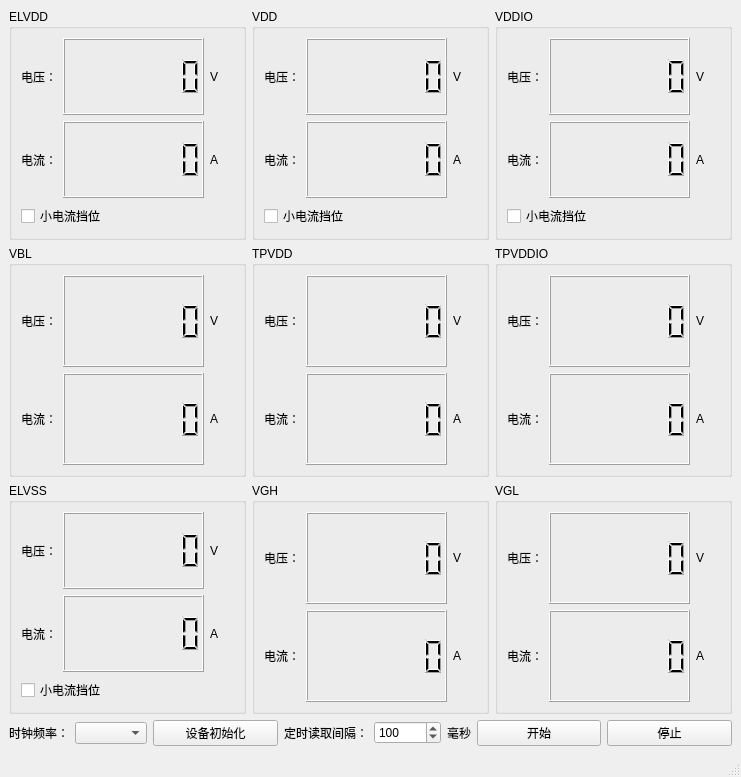
<?xml version="1.0" encoding="UTF-8"?>
<ui version="4.0">
 <class>ChildWindow</class>
 <widget class="QMainWindow" name="ChildWindow">
  <property name="geometry">
   <rect>
    <x>0</x>
    <y>0</y>
    <width>741</width>
    <height>777</height>
   </rect>
  </property>
  <property name="windowTitle">
   <string>九路电源检测</string>
  </property>
  <widget class="QWidget" name="centralwidget">
   <layout class="QGridLayout" name="gridLayout_13">
    <item row="2" column="0">
     <layout class="QHBoxLayout" name="horizontalLayout_31">
      <item>
       <widget class="QGroupBox" name="groupBox_4">
        <property name="title">
         <string>ELVSS</string>
        </property>
        <layout class="QGridLayout" name="gridLayout_4">
         <item row="0" column="0">
          <layout class="QHBoxLayout" name="horizontalLayout_11">
           <item>
            <widget class="QLabel" name="label_17">
             <property name="text">
              <string>电压：</string>
             </property>
            </widget>
           </item>
           <item>
            <widget class="QLCDNumber" name="lcdNumberVolt_ELVSS">
             <property name="sizePolicy">
              <sizepolicy hsizetype="Expanding" vsizetype="Minimum">
               <horstretch>0</horstretch>
               <verstretch>0</verstretch>
              </sizepolicy>
             </property>
             <property name="font">
              <font>
               <family>Arial Black</family>
               <pointsize>12</pointsize>
              </font>
             </property>
             <property name="digitCount">
              <number>7</number>
             </property>
            </widget>
           </item>
           <item>
            <widget class="QLabel" name="label_18">
             <property name="minimumSize">
              <size>
               <width>24</width>
               <height>0</height>
              </size>
             </property>
             <property name="text">
              <string>V</string>
             </property>
            </widget>
           </item>
          </layout>
         </item>
         <item row="1" column="0">
          <layout class="QHBoxLayout" name="horizontalLayout_12">
           <item>
            <widget class="QLabel" name="label_19">
             <property name="text">
              <string>电流：</string>
             </property>
            </widget>
           </item>
           <item>
            <widget class="QLCDNumber" name="lcdNumberCurrent_ELVSS">
             <property name="sizePolicy">
              <sizepolicy hsizetype="Expanding" vsizetype="Minimum">
               <horstretch>0</horstretch>
               <verstretch>0</verstretch>
              </sizepolicy>
             </property>
             <property name="font">
              <font>
               <family>Arial Black</family>
               <pointsize>12</pointsize>
              </font>
             </property>
             <property name="digitCount">
              <number>7</number>
             </property>
            </widget>
           </item>
           <item>
            <widget class="QLabel" name="label_20">
             <property name="minimumSize">
              <size>
               <width>24</width>
               <height>0</height>
              </size>
             </property>
             <property name="text">
              <string>A</string>
             </property>
            </widget>
           </item>
          </layout>
         </item>
         <item row="2" column="0">
          <widget class="QCheckBox" name="checkBoxEnable_ELVSS">
           <property name="text">
            <string>小电流挡位</string>
           </property>
          </widget>
         </item>
        </layout>
       </widget>
      </item>
      <item>
       <widget class="QGroupBox" name="groupBox_8">
        <property name="title">
         <string>VGH</string>
        </property>
        <layout class="QGridLayout" name="gridLayout_8">
         <item row="1" column="0">
          <layout class="QHBoxLayout" name="horizontalLayout_20">
           <item>
            <widget class="QLabel" name="label_35">
             <property name="text">
              <string>电流：</string>
             </property>
            </widget>
           </item>
           <item>
            <widget class="QLCDNumber" name="lcdNumberCurrent_VGH">
             <property name="sizePolicy">
              <sizepolicy hsizetype="Expanding" vsizetype="Minimum">
               <horstretch>0</horstretch>
               <verstretch>0</verstretch>
              </sizepolicy>
             </property>
             <property name="font">
              <font>
               <family>Arial Black</family>
               <pointsize>12</pointsize>
              </font>
             </property>
             <property name="digitCount">
              <number>7</number>
             </property>
            </widget>
           </item>
           <item>
            <widget class="QLabel" name="label_36">
             <property name="minimumSize">
              <size>
               <width>24</width>
               <height>0</height>
              </size>
             </property>
             <property name="text">
              <string>A</string>
             </property>
            </widget>
           </item>
          </layout>
         </item>
         <item row="0" column="0">
          <layout class="QHBoxLayout" name="horizontalLayout_19">
           <item>
            <widget class="QLabel" name="label_33">
             <property name="text">
              <string>电压：</string>
             </property>
            </widget>
           </item>
           <item>
            <widget class="QLCDNumber" name="lcdNumberVolt_VGH">
             <property name="sizePolicy">
              <sizepolicy hsizetype="Expanding" vsizetype="Minimum">
               <horstretch>0</horstretch>
               <verstretch>0</verstretch>
              </sizepolicy>
             </property>
             <property name="font">
              <font>
               <family>Arial Black</family>
               <pointsize>12</pointsize>
              </font>
             </property>
             <property name="digitCount">
              <number>7</number>
             </property>
            </widget>
           </item>
           <item>
            <widget class="QLabel" name="label_34">
             <property name="minimumSize">
              <size>
               <width>24</width>
               <height>0</height>
              </size>
             </property>
             <property name="text">
              <string>V</string>
             </property>
            </widget>
           </item>
          </layout>
         </item>
        </layout>
       </widget>
      </item>
      <item>
       <widget class="QGroupBox" name="groupBox_9">
        <property name="title">
         <string>VGL</string>
        </property>
        <layout class="QGridLayout" name="gridLayout_9">
         <item row="1" column="0">
          <layout class="QHBoxLayout" name="horizontalLayout_22">
           <item>
            <widget class="QLabel" name="label_39">
             <property name="text">
              <string>电流：</string>
             </property>
            </widget>
           </item>
           <item>
            <widget class="QLCDNumber" name="lcdNumberCurrent_VGL">
             <property name="sizePolicy">
              <sizepolicy hsizetype="Expanding" vsizetype="Minimum">
               <horstretch>0</horstretch>
               <verstretch>0</verstretch>
              </sizepolicy>
             </property>
             <property name="font">
              <font>
               <family>Arial Black</family>
               <pointsize>12</pointsize>
              </font>
             </property>
             <property name="digitCount">
              <number>7</number>
             </property>
            </widget>
           </item>
           <item>
            <widget class="QLabel" name="label_40">
             <property name="minimumSize">
              <size>
               <width>24</width>
               <height>0</height>
              </size>
             </property>
             <property name="text">
              <string>A</string>
             </property>
            </widget>
           </item>
          </layout>
         </item>
         <item row="0" column="0">
          <layout class="QHBoxLayout" name="horizontalLayout_21">
           <item>
            <widget class="QLabel" name="label_37">
             <property name="text">
              <string>电压：</string>
             </property>
            </widget>
           </item>
           <item>
            <widget class="QLCDNumber" name="lcdNumberVolt_VGL">
             <property name="sizePolicy">
              <sizepolicy hsizetype="Expanding" vsizetype="Minimum">
               <horstretch>0</horstretch>
               <verstretch>0</verstretch>
              </sizepolicy>
             </property>
             <property name="font">
              <font>
               <family>Arial Black</family>
               <pointsize>12</pointsize>
              </font>
             </property>
             <property name="digitCount">
              <number>7</number>
             </property>
            </widget>
           </item>
           <item>
            <widget class="QLabel" name="label_38">
             <property name="minimumSize">
              <size>
               <width>24</width>
               <height>0</height>
              </size>
             </property>
             <property name="text">
              <string>V</string>
             </property>
            </widget>
           </item>
          </layout>
         </item>
        </layout>
       </widget>
      </item>
     </layout>
    </item>
    <item row="0" column="0">
     <layout class="QHBoxLayout" name="horizontalLayout_29">
      <item>
       <widget class="QGroupBox" name="groupBox">
        <property name="title">
         <string>ELVDD</string>
        </property>
        <layout class="QGridLayout" name="gridLayout">
         <item row="0" column="0">
          <layout class="QHBoxLayout" name="horizontalLayout_5">
           <item>
            <widget class="QLabel" name="label_5">
             <property name="text">
              <string>电压：</string>
             </property>
            </widget>
           </item>
           <item>
            <widget class="QLCDNumber" name="lcdNumberVolt_ELVDD">
             <property name="sizePolicy">
              <sizepolicy hsizetype="Expanding" vsizetype="Minimum">
               <horstretch>0</horstretch>
               <verstretch>0</verstretch>
              </sizepolicy>
             </property>
             <property name="font">
              <font>
               <family>Arial Black</family>
               <pointsize>12</pointsize>
              </font>
             </property>
             <property name="digitCount">
              <number>7</number>
             </property>
            </widget>
           </item>
           <item>
            <widget class="QLabel" name="label_8">
             <property name="minimumSize">
              <size>
               <width>24</width>
               <height>0</height>
              </size>
             </property>
             <property name="text">
              <string>V</string>
             </property>
            </widget>
           </item>
          </layout>
         </item>
         <item row="1" column="0">
          <layout class="QHBoxLayout" name="horizontalLayout_6">
           <item>
            <widget class="QLabel" name="label_6">
             <property name="text">
              <string>电流：</string>
             </property>
            </widget>
           </item>
           <item>
            <widget class="QLCDNumber" name="lcdNumberCurrent_ELVDD">
             <property name="sizePolicy">
              <sizepolicy hsizetype="Expanding" vsizetype="Minimum">
               <horstretch>0</horstretch>
               <verstretch>0</verstretch>
              </sizepolicy>
             </property>
             <property name="font">
              <font>
               <family>Arial Black</family>
               <pointsize>12</pointsize>
              </font>
             </property>
             <property name="digitCount">
              <number>7</number>
             </property>
            </widget>
           </item>
           <item>
            <widget class="QLabel" name="label_7">
             <property name="minimumSize">
              <size>
               <width>24</width>
               <height>0</height>
              </size>
             </property>
             <property name="text">
              <string>A</string>
             </property>
            </widget>
           </item>
          </layout>
         </item>
         <item row="2" column="0">
          <widget class="QCheckBox" name="checkBoxEnable_ELVDD">
           <property name="text">
            <string>小电流挡位</string>
           </property>
          </widget>
         </item>
        </layout>
       </widget>
      </item>
      <item>
       <widget class="QGroupBox" name="groupBox_2">
        <property name="title">
         <string>VDD</string>
        </property>
        <layout class="QGridLayout" name="gridLayout_2">
         <item row="0" column="0">
          <layout class="QHBoxLayout" name="horizontalLayout_7">
           <item>
            <widget class="QLabel" name="label_9">
             <property name="text">
              <string>电压：</string>
             </property>
            </widget>
           </item>
           <item>
            <widget class="QLCDNumber" name="lcdNumberVolt_VDD">
             <property name="sizePolicy">
              <sizepolicy hsizetype="Expanding" vsizetype="Minimum">
               <horstretch>0</horstretch>
               <verstretch>0</verstretch>
              </sizepolicy>
             </property>
             <property name="font">
              <font>
               <family>Arial Black</family>
               <pointsize>12</pointsize>
              </font>
             </property>
             <property name="digitCount">
              <number>7</number>
             </property>
            </widget>
           </item>
           <item>
            <widget class="QLabel" name="label_10">
             <property name="minimumSize">
              <size>
               <width>24</width>
               <height>0</height>
              </size>
             </property>
             <property name="text">
              <string>V</string>
             </property>
            </widget>
           </item>
          </layout>
         </item>
         <item row="1" column="0">
          <layout class="QHBoxLayout" name="horizontalLayout_8">
           <item>
            <widget class="QLabel" name="label_11">
             <property name="text">
              <string>电流：</string>
             </property>
            </widget>
           </item>
           <item>
            <widget class="QLCDNumber" name="lcdNumberCurrent_VDD">
             <property name="sizePolicy">
              <sizepolicy hsizetype="Expanding" vsizetype="Minimum">
               <horstretch>0</horstretch>
               <verstretch>0</verstretch>
              </sizepolicy>
             </property>
             <property name="font">
              <font>
               <family>Arial Black</family>
               <pointsize>12</pointsize>
              </font>
             </property>
             <property name="digitCount">
              <number>7</number>
             </property>
            </widget>
           </item>
           <item>
            <widget class="QLabel" name="label_12">
             <property name="minimumSize">
              <size>
               <width>24</width>
               <height>0</height>
              </size>
             </property>
             <property name="text">
              <string>A</string>
             </property>
            </widget>
           </item>
          </layout>
         </item>
         <item row="2" column="0">
          <widget class="QCheckBox" name="checkBoxEnable_VDD">
           <property name="text">
            <string>小电流挡位</string>
           </property>
          </widget>
         </item>
        </layout>
       </widget>
      </item>
      <item>
       <widget class="QGroupBox" name="groupBox_3">
        <property name="title">
         <string>VDDIO</string>
        </property>
        <layout class="QGridLayout" name="gridLayout_3">
         <item row="0" column="0">
          <layout class="QHBoxLayout" name="horizontalLayout_9">
           <item>
            <widget class="QLabel" name="label_13">
             <property name="text">
              <string>电压：</string>
             </property>
            </widget>
           </item>
           <item>
            <widget class="QLCDNumber" name="lcdNumberVolt_VDDIO">
             <property name="sizePolicy">
              <sizepolicy hsizetype="Expanding" vsizetype="Minimum">
               <horstretch>0</horstretch>
               <verstretch>0</verstretch>
              </sizepolicy>
             </property>
             <property name="font">
              <font>
               <family>Arial Black</family>
               <pointsize>12</pointsize>
              </font>
             </property>
             <property name="digitCount">
              <number>7</number>
             </property>
            </widget>
           </item>
           <item>
            <widget class="QLabel" name="label_14">
             <property name="minimumSize">
              <size>
               <width>24</width>
               <height>0</height>
              </size>
             </property>
             <property name="text">
              <string>V</string>
             </property>
            </widget>
           </item>
          </layout>
         </item>
         <item row="1" column="0">
          <layout class="QHBoxLayout" name="horizontalLayout_10">
           <item>
            <widget class="QLabel" name="label_15">
             <property name="text">
              <string>电流：</string>
             </property>
            </widget>
           </item>
           <item>
            <widget class="QLCDNumber" name="lcdNumberCurrent_VDDIO">
             <property name="sizePolicy">
              <sizepolicy hsizetype="Expanding" vsizetype="Minimum">
               <horstretch>0</horstretch>
               <verstretch>0</verstretch>
              </sizepolicy>
             </property>
             <property name="font">
              <font>
               <family>Arial Black</family>
               <pointsize>12</pointsize>
              </font>
             </property>
             <property name="digitCount">
              <number>7</number>
             </property>
            </widget>
           </item>
           <item>
            <widget class="QLabel" name="label_16">
             <property name="minimumSize">
              <size>
               <width>24</width>
               <height>0</height>
              </size>
             </property>
             <property name="text">
              <string>A</string>
             </property>
            </widget>
           </item>
          </layout>
         </item>
         <item row="2" column="0">
          <widget class="QCheckBox" name="checkBoxEnable_VDDIO">
           <property name="text">
            <string>小电流挡位</string>
           </property>
          </widget>
         </item>
        </layout>
       </widget>
      </item>
     </layout>
    </item>
    <item row="1" column="0">
     <layout class="QHBoxLayout" name="horizontalLayout_30">
      <item>
       <widget class="QGroupBox" name="groupBox_5">
        <property name="title">
         <string>VBL</string>
        </property>
        <layout class="QGridLayout" name="gridLayout_5">
         <item row="1" column="0">
          <layout class="QHBoxLayout" name="horizontalLayout_14">
           <item>
            <widget class="QLabel" name="label_23">
             <property name="text">
              <string>电流：</string>
             </property>
            </widget>
           </item>
           <item>
            <widget class="QLCDNumber" name="lcdNumberCurrent_VBL">
             <property name="sizePolicy">
              <sizepolicy hsizetype="Expanding" vsizetype="Minimum">
               <horstretch>0</horstretch>
               <verstretch>0</verstretch>
              </sizepolicy>
             </property>
             <property name="font">
              <font>
               <family>Arial Black</family>
               <pointsize>12</pointsize>
              </font>
             </property>
             <property name="digitCount">
              <number>7</number>
             </property>
            </widget>
           </item>
           <item>
            <widget class="QLabel" name="label_24">
             <property name="minimumSize">
              <size>
               <width>24</width>
               <height>0</height>
              </size>
             </property>
             <property name="text">
              <string>A</string>
             </property>
            </widget>
           </item>
          </layout>
         </item>
         <item row="0" column="0">
          <layout class="QHBoxLayout" name="horizontalLayout_13">
           <item>
            <widget class="QLabel" name="label_21">
             <property name="text">
              <string>电压：</string>
             </property>
            </widget>
           </item>
           <item>
            <widget class="QLCDNumber" name="lcdNumberVolt_VBL">
             <property name="sizePolicy">
              <sizepolicy hsizetype="Expanding" vsizetype="Minimum">
               <horstretch>0</horstretch>
               <verstretch>0</verstretch>
              </sizepolicy>
             </property>
             <property name="font">
              <font>
               <family>Arial Black</family>
               <pointsize>12</pointsize>
              </font>
             </property>
             <property name="digitCount">
              <number>7</number>
             </property>
            </widget>
           </item>
           <item>
            <widget class="QLabel" name="label_22">
             <property name="minimumSize">
              <size>
               <width>24</width>
               <height>0</height>
              </size>
             </property>
             <property name="text">
              <string>V</string>
             </property>
            </widget>
           </item>
          </layout>
         </item>
        </layout>
       </widget>
      </item>
      <item>
       <widget class="QGroupBox" name="groupBox_6">
        <property name="title">
         <string>TPVDD</string>
        </property>
        <layout class="QGridLayout" name="gridLayout_6">
         <item row="0" column="0">
          <layout class="QHBoxLayout" name="horizontalLayout_15">
           <item>
            <widget class="QLabel" name="label_25">
             <property name="text">
              <string>电压：</string>
             </property>
            </widget>
           </item>
           <item>
            <widget class="QLCDNumber" name="lcdNumberVolt_TPVDD">
             <property name="sizePolicy">
              <sizepolicy hsizetype="Expanding" vsizetype="Minimum">
               <horstretch>0</horstretch>
               <verstretch>0</verstretch>
              </sizepolicy>
             </property>
             <property name="font">
              <font>
               <family>Arial Black</family>
               <pointsize>12</pointsize>
              </font>
             </property>
             <property name="digitCount">
              <number>7</number>
             </property>
            </widget>
           </item>
           <item>
            <widget class="QLabel" name="label_26">
             <property name="minimumSize">
              <size>
               <width>24</width>
               <height>0</height>
              </size>
             </property>
             <property name="text">
              <string>V</string>
             </property>
            </widget>
           </item>
          </layout>
         </item>
         <item row="1" column="0">
          <layout class="QHBoxLayout" name="horizontalLayout_16">
           <item>
            <widget class="QLabel" name="label_27">
             <property name="text">
              <string>电流：</string>
             </property>
            </widget>
           </item>
           <item>
            <widget class="QLCDNumber" name="lcdNumberCurrent_TPVDD">
             <property name="sizePolicy">
              <sizepolicy hsizetype="Expanding" vsizetype="Minimum">
               <horstretch>0</horstretch>
               <verstretch>0</verstretch>
              </sizepolicy>
             </property>
             <property name="font">
              <font>
               <family>Arial Black</family>
               <pointsize>12</pointsize>
              </font>
             </property>
             <property name="digitCount">
              <number>7</number>
             </property>
            </widget>
           </item>
           <item>
            <widget class="QLabel" name="label_28">
             <property name="minimumSize">
              <size>
               <width>24</width>
               <height>0</height>
              </size>
             </property>
             <property name="text">
              <string>A</string>
             </property>
            </widget>
           </item>
          </layout>
         </item>
        </layout>
       </widget>
      </item>
      <item>
       <widget class="QGroupBox" name="groupBox_7">
        <property name="title">
         <string>TPVDDIO</string>
        </property>
        <layout class="QGridLayout" name="gridLayout_7">
         <item row="0" column="0">
          <layout class="QHBoxLayout" name="horizontalLayout_17">
           <item>
            <widget class="QLabel" name="label_29">
             <property name="text">
              <string>电压：</string>
             </property>
            </widget>
           </item>
           <item>
            <widget class="QLCDNumber" name="lcdNumberVolt_TPVDDIO">
             <property name="sizePolicy">
              <sizepolicy hsizetype="Expanding" vsizetype="Minimum">
               <horstretch>0</horstretch>
               <verstretch>0</verstretch>
              </sizepolicy>
             </property>
             <property name="font">
              <font>
               <family>Arial Black</family>
               <pointsize>12</pointsize>
              </font>
             </property>
             <property name="digitCount">
              <number>7</number>
             </property>
            </widget>
           </item>
           <item>
            <widget class="QLabel" name="label_30">
             <property name="minimumSize">
              <size>
               <width>24</width>
               <height>0</height>
              </size>
             </property>
             <property name="text">
              <string>V</string>
             </property>
            </widget>
           </item>
          </layout>
         </item>
         <item row="1" column="0">
          <layout class="QHBoxLayout" name="horizontalLayout_18">
           <item>
            <widget class="QLabel" name="label_31">
             <property name="text">
              <string>电流：</string>
             </property>
            </widget>
           </item>
           <item>
            <widget class="QLCDNumber" name="lcdNumberCurrent_TPVDDIO">
             <property name="sizePolicy">
              <sizepolicy hsizetype="Expanding" vsizetype="Minimum">
               <horstretch>0</horstretch>
               <verstretch>0</verstretch>
              </sizepolicy>
             </property>
             <property name="font">
              <font>
               <family>Arial Black</family>
               <pointsize>12</pointsize>
              </font>
             </property>
             <property name="digitCount">
              <number>7</number>
             </property>
            </widget>
           </item>
           <item>
            <widget class="QLabel" name="label_32">
             <property name="minimumSize">
              <size>
               <width>24</width>
               <height>0</height>
              </size>
             </property>
             <property name="text">
              <string>A</string>
             </property>
            </widget>
           </item>
          </layout>
         </item>
        </layout>
       </widget>
      </item>
     </layout>
    </item>
    <item row="3" column="0">
     <layout class="QHBoxLayout" name="horizontalLayout_4">
      <item>
       <layout class="QHBoxLayout" name="horizontalLayout">
        <item>
         <widget class="QLabel" name="label">
          <property name="text">
           <string>时钟频率：</string>
          </property>
         </widget>
        </item>
        <item>
         <widget class="QComboBox" name="comboBox_CLK"/>
        </item>
       </layout>
      </item>
      <item>
       <widget class="QPushButton" name="pushButton_init">
        <property name="text">
         <string>设备初始化</string>
        </property>
       </widget>
      </item>
      <item>
       <layout class="QHBoxLayout" name="horizontalLayout_3">
        <item>
         <layout class="QHBoxLayout" name="horizontalLayout_32"/>
        </item>
        <item>
         <widget class="QLabel" name="label_3">
          <property name="text">
           <string>定时读取间隔：</string>
          </property>
         </widget>
        </item>
        <item>
         <widget class="QSpinBox" name="spinBoxTimeRead">
          <property name="minimum">
           <number>50</number>
          </property>
          <property name="maximum">
           <number>100000</number>
          </property>
          <property name="value">
           <number>100</number>
          </property>
         </widget>
        </item>
        <item>
         <widget class="QLabel" name="label_4">
          <property name="text">
           <string>毫秒</string>
          </property>
         </widget>
        </item>
       </layout>
      </item>
      <item>
       <widget class="QPushButton" name="pushButtonStart">
        <property name="text">
         <string>开始</string>
        </property>
       </widget>
      </item>
      <item>
       <layout class="QHBoxLayout" name="horizontalLayout_2">
        <item>
         <widget class="QPushButton" name="pushButtonSTOP">
          <property name="text">
           <string>停止</string>
          </property>
         </widget>
        </item>
       </layout>
      </item>
     </layout>
    </item>
   </layout>
  </widget>
  <widget class="QMenuBar" name="menubar">
   <property name="geometry">
    <rect>
     <x>0</x>
     <y>0</y>
     <width>741</width>
     <height>22</height>
    </rect>
   </property>
  </widget>
  <widget class="QStatusBar" name="statusbar"/>
 </widget>
 <resources/>
 <connections/>
</ui>
